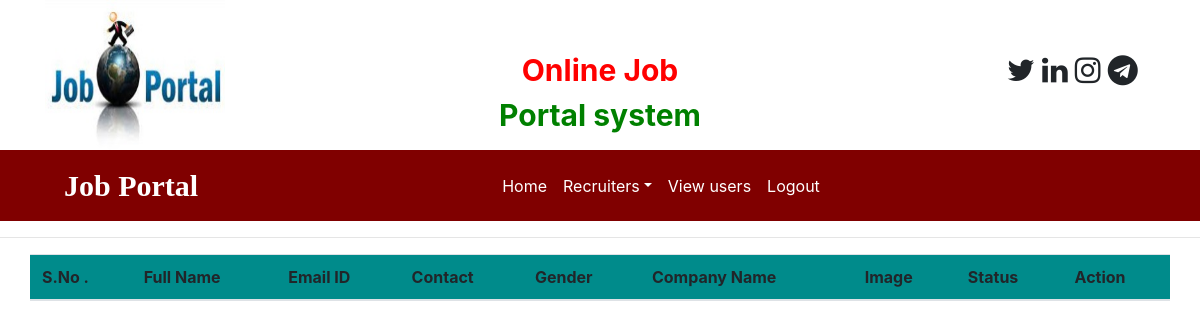
The app's page /recruiter_accepted (signed in), older data.
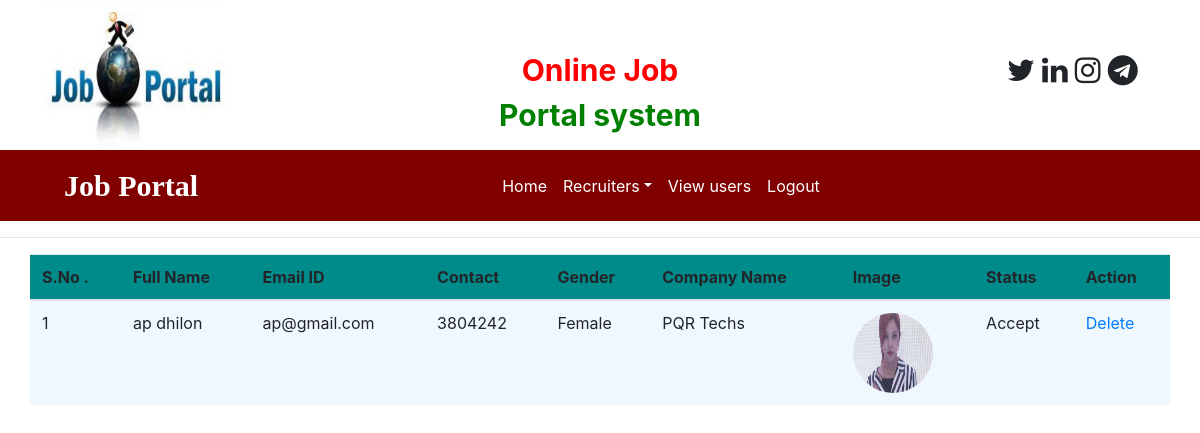
The same page, newer data.
### job/models.py (models this page shows)
class Recruiter:
    pass

### job/views.py (the view)
# urls.py: path('recruiter_accepted', recruiter_accepted, name="recruiter_accepted"),
def recruiter_accepted(request):
    if not request.user.is_authenticated:
        return redirect('admin_login')
    data = Recruiter.objects.filter(status='Accept')
    d = {'data':data}
    return render(request,'recruiter_accepted.html',d)

### job/templates/recruiter_accepted.html
{% load static %}
{% block body %}
{% include 'admin_navigation.html' %}
<hr>
<table class="table table-hover container" id="example" >
    <thead>
    <tr style = "background-color : 008B8B">
        <th>S.No .</th>
        <th>Full Name</th>
        <th>Email ID</th>
        <th>Contact</th>
        <th>Gender</th>
        <th>Company Name</th>
        <th>Image</th>
        <th>Status</th>
        <th>Action</th>
    </tr>
    </thead>
    <tbody>
    {% for i in data %}
    <tr style = "background-color : F0F8FF">
        <td>{{forloop.counter}}</td>
        <td>{{i.user.first_name}} {{i.user.last_name}}</td>
        <td>{{i.user.username}}</td>
        <td>{{i.mobile}}</td>
        <td>{{i.gender}}</td>
        <td>{{i.company}}</td>
        <td><img src="{{i.image.url}}" style="width:80px ; height : 80px ; border-radius:50%"></td>
        <td>{{i.status}}</td>
        <td><a href="{% url 'delete_user' i.id %}">Delete</a></td>
    </tr>
    {% endfor %}
    </tbody>
</table>
{% endblock %}

Row changes from the older to the newer data that the page shows:
now on this page (row edited): Recruiter: user.first_name "ap", user.last_name "dhilon", user.username "ap@gmail.com", mobile "3804242", gender "Female", company "PQR Techs", image (picture), status "Accept"
